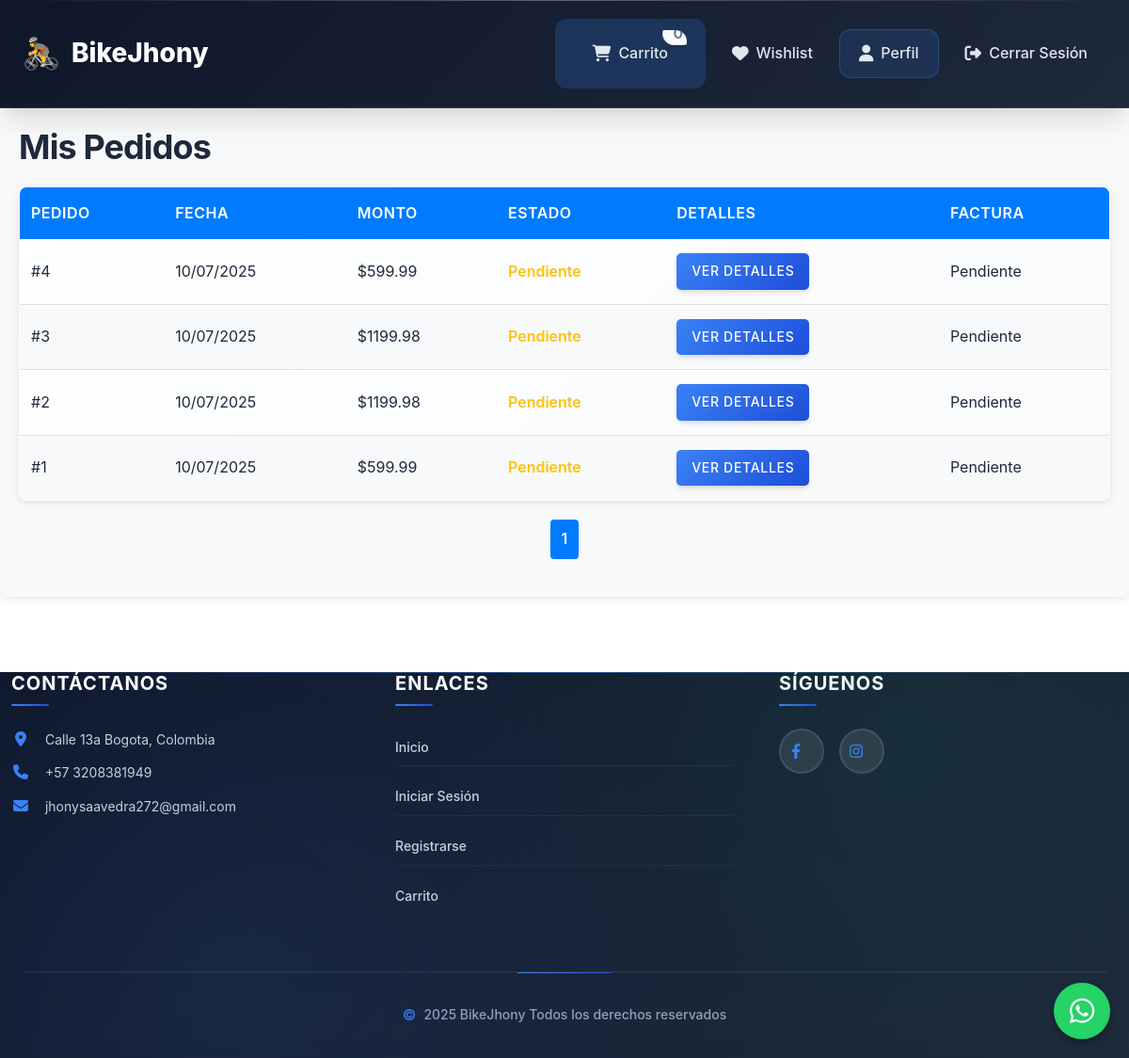
Page /dashboard/mis_pedidos (signed in) on the earlier database version.
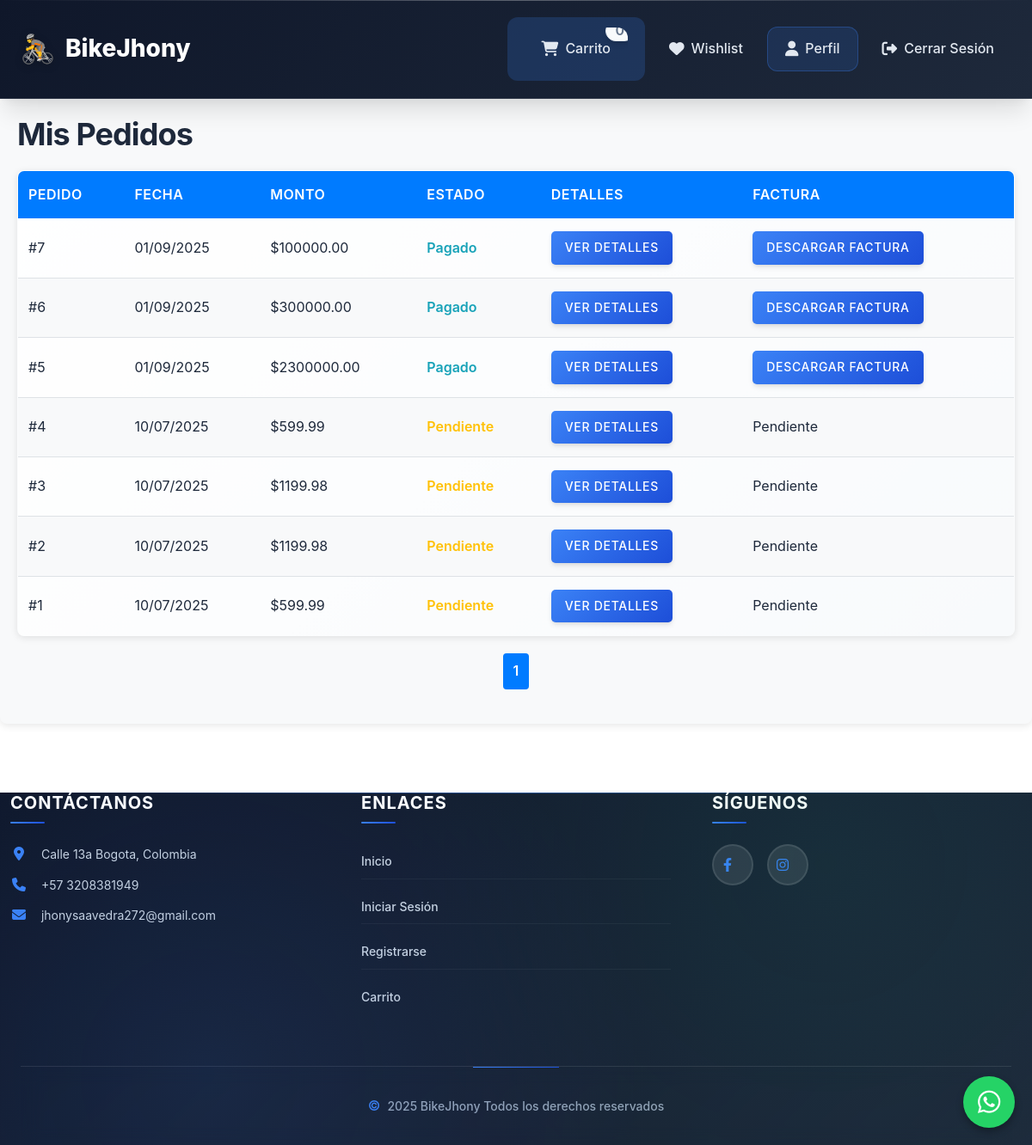
Same page on the later database version.
### models/pedido.py (models this page shows)
class Pedido(db.Model):
    __tablename__ = 'pedidos'
    id = db.Column(db.Integer, primary_key=True)
    usuario_id = db.Column(db.Integer, db.ForeignKey('usuarios.id'))
    direccion_id = db.Column(db.Integer, db.ForeignKey('direcciones.id'))
    monto_total = db.Column(db.Numeric(10, 2), nullable=False)
    metodo_pago = db.Column(db.String(20), nullable=False)
    estado = db.Column(db.String(20), default='pendiente')
    fecha_creacion = db.Column(db.DateTime, default=db.func.current_timestamp())
    usuario = db.relationship('User', backref='pedidos')
    detalles = db.relationship('DetallePedido', back_populates='pedido', lazy=True)
    direccion = db.relationship('Direccion', backref='pedidos')

### routes/dashboard.py (the view)
@dashboard_bp.route('/mis_pedidos')
@login_required
def mis_pedidos():
    if current_user.rol != 'cliente':
        flash('Acceso denegado', 'danger')
        return redirect(url_for('dashboard.client_dashboard'))
    page = request.args.get('page', 1, type=int)
    per_page = 10  # Pedidos por página
    pedidos_paginated = Pedido.query.filter_by(usuario_id=current_user.id).order_by(Pedido.fecha_creacion.desc()).paginate(page=page, per_page=per_page, error_out=False)
    return render_template('mis_pedidos.html', pedidos=pedidos_paginated.items, pagination=pedidos_paginated)

### app.py (called while the page is built)
@login_manager.user_loader
def load_user(user_id):
    return db.session.get(User, int(user_id))

### templates/mis_pedidos.html (shortened to what this page needs)
{% extends 'base.html' %}
{% block extra_css %}
<link rel="stylesheet" href="{{ url_for('static', filename='css/mis_pedidos.css') }}">
{% endblock %}
{% block content %}
<div class="mis-pedidos-container">
    <h2>Mis Pedidos</h2>
    {% if pedidos %}
    <table class="cart-table">
        <thead>
            <tr>
                <th>Pedido</th>
                <th>Fecha</th>
                <th>Monto</th>
                <th>Estado</th>
                <th>Detalles</th>
                <th>Factura</th>
            </tr>
        </thead>
        <tbody>
            {% for pedido in pedidos %}
            <tr>
                <td data-label="Pedido">#{{ pedido.id }}</td>
                <td data-label="Fecha">{{ pedido.fecha_creacion.strftime('%d/%m/%Y') }}</td>
                <td data-label="Monto">${{ "%.2f"|format(pedido.monto_total) }}</td>
                <td data-label="Estado" class="status-{{ pedido.estado }}">{{ pedido.estado|title }}</td>
                <td data-label="Detalles">
                    <a href="{{ url_for('dashboard.pedido_detalle', pedido_id=pedido.id) }}" class="btn btn-primary">Ver Detalles</a>
                </td>
                <td data-label="Factura">
                    {% if pedido.estado == 'pagado' %}
                    <a href="{{ url_for('cart.descargar_factura', pedido_id=pedido.id) }}" class="btn btn-primary">Descargar Factura</a>
                    {% else %}
                    Pendiente
                    {% endif %}
                </td>
            </tr>
            {% endfor %}
        </tbody>
    </table>
    <div class="pagination">
        {% for page_num in pagination.iter_pages() %}
            {% if page_num %}
                {% if page_num == pagination.page %}
                    <span class="current-page">{{ page_num }}</span>
                {% else %}
                    <a href="{{ url_for('dashboard.mis_pedidos', page=page_num) }}" class="btn btn-outline">{{ page_num }}</a>
                {% endif %}
            {% else %}
                <span class="pagination-dots">...</span>
            {% endif %}
        {% endfor %}
    </div>
    {% else %}
    <p>No tienes pedidos aún. <a href="{{ url_for('products.index') }}">¡Explora nuestros productos!</a></p>
    {% endif %}
</div>
{% endblock %}

### templates/base.html (shortened to what this page needs)
<!DOCTYPE html>
<html lang="es">
<head>
    <link rel="stylesheet" href="https://cdnjs.cloudflare.com/ajax/libs/font-awesome/6.4.0/css/all.min.css">
    <link rel="stylesheet" href="https://cdn.jsdelivr.net/npm/bootstrap-icons@1.11.3/font/bootstrap-icons.css">
    <link rel="stylesheet" href="{{ url_for('static', filename='css/main.css') }}">
    <link rel="stylesheet" href="{{ url_for('static', filename='css/header.css') }}">
    <link rel="stylesheet" href="{{ url_for('static', filename='css/hero.css') }}">
    <link rel="stylesheet" href="{{ url_for('static', filename='css/products.css') }}">
    <link rel="stylesheet" href="{{ url_for('static', filename='css/search.css') }}">
    <link rel="stylesheet" href="{{ url_for('static', filename='css/forms.css') }}">
    <link rel="stylesheet" href="{{ url_for('static', filename='css/styles.css') }}">
    <link rel="stylesheet" href="{{ url_for('static', filename='css/footer.css') }}">
    <link rel="stylesheet" href="{{ url_for('static', filename='css/modals.css') }}">
    <link rel="stylesheet" href="{{ url_for('static', filename='css/cart.css') }}">
    <link rel="stylesheet" href="{{ url_for('static', filename='css/services.css') }}">
    {% block extra_css %}{% endblock %}
</head>
<body>
    <header class="header">
        <nav class="navbar">
            <a href="{{ url_for('index') }}" class="navbar-brand">
                <span>BikeJhony</span>
            </a>
            <div class="navbar-collapse" id="navbarNav">
                <ul class="navbar-nav">
                    {% if current_user.is_authenticated %}
                        <li class="nav-item cart-link">
                            <a href="{{ url_for('cart.cart') }}" class="nav-link">
                                <i class="fas fa-shopping-cart"></i> Carrito <span class="cart-count">0</span>
                            </a>
                        </li>
                        <li class="nav-item">
                            <a href="{{ url_for('wishlist.wishlist') }}" class="nav-link">
                                <i class="fas fa-heart"></i> Wishlist
                            </a>
                        </li>
                        <li class="nav-item profile-link">
                            <a href="#" class="nav-link" data-toggle="modal" data-target="#profile-modal">
                                <i class="fas fa-user"></i> Perfil
                            </a>
                        </li>
                        <li class="nav-item">
                            <a href="{{ url_for('auth.logout') }}" class="nav-link">
                                <i class="fas fa-sign-out-alt"></i> Cerrar Sesión
                            </a>
                        </li>
                    {% endif %}
                </ul>
            </div>
        </nav>
    </header>
    {% block content %}{% endblock %}
    <footer class="footer">
        <div class="container">
            <div class="footer-grid row">
                <div class="footer-section col-md-4">
                    <h5>Contáctanos</h5>
                    <p><i class="fas fa-map-marker-alt"></i> Calle 13a Bogota, Colombia</p>
                    <p><i class="fas fa-phone"></i> +57 3208381949</p>
                    <p><i class="fas fa-envelope"></i> jhonysaavedra272@gmail.com</p>
                </div>
                <div class="footer-section col-md-4">
                    <h5>Enlaces</h5>
                    <ul>
                        <li><a href="{{ url_for('index') }}">Inicio</a></li>
                        <li><a href="{{ url_for('auth.login') }}">Iniciar Sesión</a></li>
                        <li><a href="{{ url_for('auth.register') }}">Registrarse</a></li>
                        <li><a href="{{ url_for('cart.cart') }}">Carrito</a></li>
                    </ul>
                </div>
                <div class="footer-section col-md-4">
                    <h5>Síguenos</h5>
                    <div class="social-links d-flex">
                        <a href="https://www.facebook.com/jhony.saavedra.517323" class="social-link" target="_blank" rel="noopener noreferrer"><i class="fab fa-facebook-f"></i></a>
                        <a href="https://www.instagram.com/el_jhony66?igsh=MXN4aHU0enJrM3d3ZA==" class="social-link" target="_blank" rel="noopener noreferrer"><i class="fab fa-instagram"></i></a>
                    </div>
                </div>
            </div>
            <div class="footer-bottom text-center">
                <p>2025 BikeJhony Todos los derechos reservados</p>
            </div>
        </div>
    </footer>
    <a href="https://wa.me/573208381949?text=Hola" target="_blank" class="whatsapp-float">
      <i class="fab fa-whatsapp"></i>
    </a>
</body>
</html>

### static/css/main.css (style rules this page uses)
:root { --primary-color: #3b82f6; --primary-hover: #2563eb; --primary-light: #dbeafe; --secondary-color: #64748b; --secondary-hover: #475569; --success-color: #10b981; --success-light: #d1fae5; --danger-color: #ef4444; --danger-light: #fee2e2; --warning-color: #f59e0b; --warning-light: #fef3c7; --dark-color: #0f172a; --light-color: #f8fafc; --background-color: #ffffff; --surface-color: #f1f5f9; --border-color: #e2e8f0; --border-hover: #cbd5e1; --text-color: #1e293b; --text-muted: #64748b; --text-light: #94a3b8; --shadow-sm: 0 1px 2px 0 rgba(0, 0, 0, 0.05); --shadow: 0 4px 6px -1px rgba(0, 0, 0, 0.1), 0 2px 4px -1px rgba(0, 0, 0, 0.06); --shadow-md: 0 10px 15px -3px rgba(0, 0, 0, 0.1), 0 4px 6px -2px rgba(0, 0, 0, 0.05); --shadow-lg: 0 20px 25px -5px rgba(0, 0, 0, 0.1), 0 10px 10px -5px rgba(0, 0, 0, 0.04); --shadow-xl: 0 25px 50px -12px rgba(0, 0, 0, 0.25); --border-radius: 12px; --border-radius-sm: 8px; --border-radius-lg: 16px; --border-radius-xl: 24px; --transition: all 0.3s cubic-bezier(0.4, 0, 0.2, 1); --transition-fast: all 0.15s cubic-bezier(0.4, 0, 0.2, 1); --gradient-primary: linear-gradient(135deg, #3b82f6 0%, #1d4ed8 100%); --gradient-secondary: linear-gradient(135deg, #64748b 0%, #475569 100%); --gradient-surface: linear-gradient(135deg, #ffffff 0%, #f8fafc 100%); --gradient-dark: linear-gradient(135deg, #0f172a 0%, #1e293b 100%); }
* { margin: 0; padding: 0; box-sizing: border-box; }
*::before, *::after { box-sizing: border-box; }
body { font-family: "Inter", -apple-system, BlinkMacSystemFont, "Segoe UI", Roboto, "Helvetica Neue", Arial, sans-serif; line-height: 1.6; color: var(--text-color); background: var(--background-color); font-feature-settings: "kern" 1, "liga" 1; -webkit-font-smoothing: antialiased; -moz-osx-font-smoothing: grayscale; scroll-behavior: smooth; }
.container { max-width: 1200px; margin: 0 auto; padding: 0 24px; }
h1, h2, h3, h4, h5, h6 { font-weight: 700; line-height: 1.2; margin-bottom: 1rem; color: var(--text-color); letter-spacing: -0.025em; }
h2 { font-size: 2.25rem; font-weight: 700; }
p { margin-bottom: 1rem; line-height: 1.7; }
a { color: var(--primary-color); text-decoration: none; transition: var(--transition); position: relative; }
.btn { display: inline-flex; align-items: center; justify-content: center; padding: 0.875rem 1.75rem; font-size: 0.875rem; font-weight: 600; border-radius: var(--border-radius); border: none; cursor: pointer; transition: var(--transition); text-decoration: none; gap: 0.5rem; position: relative; overflow: hidden; white-space: nowrap; user-select: none; transform: translateY(0); }
.btn::before { content: ""; position: absolute; top: 0; left: -100%; width: 100%; height: 100%; background: linear-gradient(90deg, transparent, rgba(255, 255, 255, 0.2), transparent); transition: left 0.5s; }
.btn-primary { background: var(--gradient-primary); color: white; box-shadow: var(--shadow); }
.row { display: flex; flex-wrap: wrap; margin: 0 -12px; }
.col-md-4 { flex: 0 0 33.333333%; }
.text-center { text-align: center; }
.d-flex { display: flex; }

### static/css/styles.css (style rules this page uses)
.btn-primary { background: var(--gradient-primary); border: 2px solid transparent; color: white; font-weight: 600; text-transform: uppercase; letter-spacing: 0.05em; box-shadow: var(--shadow); position: relative; overflow: hidden; }
.btn-primary::before { content: ""; position: absolute; top: 0; left: -100%; width: 100%; height: 100%; background: linear-gradient(90deg, transparent, rgba(255, 255, 255, 0.3), transparent); transition: left 0.5s; }

### static/css/cart.css (style rules this page uses)
.cart-count { color: var(--text-muted); font-size: 1rem; font-weight: 600; background: var(--light-color); padding: 0.5rem 1rem; border-radius: var(--border-radius-xl); border: 1px solid var(--border-color); }
.cart-table { width: 100%; background: var(--gradient-surface); border-radius: var(--border-radius-lg); overflow: hidden; box-shadow: var(--shadow-lg); margin-bottom: 3rem; border: 1px solid var(--border-color); backdrop-filter: blur(20px); }

### templates/base.html (style rules this page uses)
.whatsapp-float { position: fixed; bottom: 20px; right: 20px; width: 60px; height: 60px; background-color: #25d366; color: white; border-radius: 50%; display: flex; align-items: center; justify-content: center; font-size: 30px; text-decoration: none; box-shadow: 0 4px 8px rgba(0, 0, 0, 0.3); transition: all 0.3s ease; z-index: 1000; }

Differences in the rows shown:
added Pedido: id "7", fecha_creacion "01/09/2025", monto_total "100000.00", estado "Pagado"
added Pedido: id "6", fecha_creacion "01/09/2025", monto_total "300000.00", estado "Pagado"
added Pedido: id "5", fecha_creacion "01/09/2025", monto_total "2300000.00", estado "Pagado"
